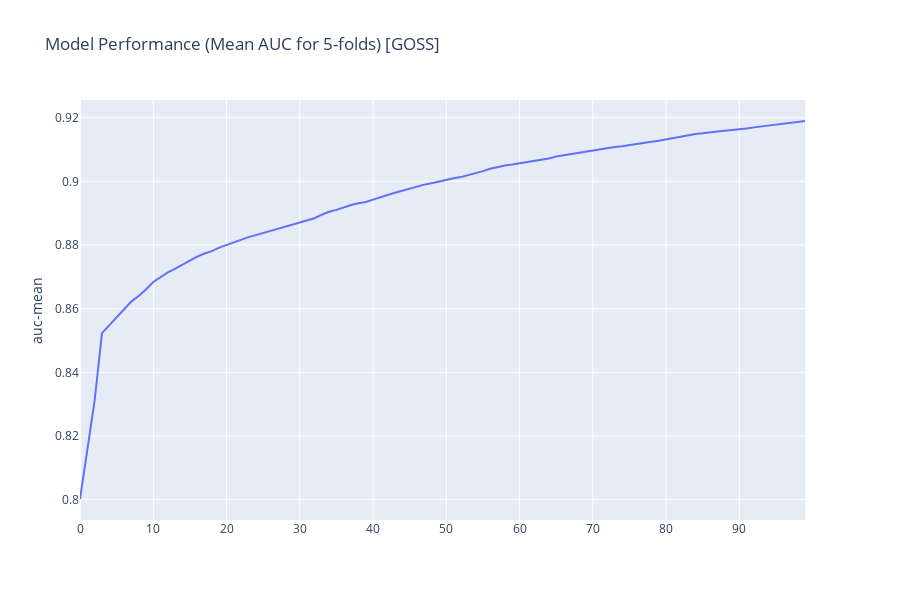

Here is the notebook cell this chart was saved with:
### Code cell
px.line(eval_hist, y='auc-mean', title=f"Model Performance (Mean AUC for 5-folds)")

### Figure 1 — Plotly figure (JSON) as saved in the notebook; plotly's stock layout.template omitted (floating-point values rounded to 4 significant figures)
{"data": [{"hoverlabel": {"namelength": 0}, "hovertemplate": "auc-mean=%{y}", "legendgroup": "", "line": {"color": "#636efa", "dash": "solid"}, "mode": "lines", "name": "", "showlegend": false, "type": "scatter", "xaxis": "x", "y": [0.8002, 0.816, 0.8312, 0.8523, 0.8547, 0.8573, 0.8597, 0.8622, 0.864, 0.866, 0.8684, 0.8699, 0.8714, 0.8726, 0.8739, 0.8752, 0.8764, 0.8773, 0.8781, 0.8792, 0.8801, 0.8809, 0.8818, 0.8825, 0.8831, 0.8837, 0.8843, 0.885, 0.8857, 0.8865, 0.8871, 0.8877, 0.8884, 0.8895, 0.8904, 0.891, 0.8919, 0.8926, 0.8931, 0.8935, 0.8942, 0.8951, 0.8957, 0.8964, 0.897, 0.8979, 0.8984, 0.899, 0.8994, 0.9, 0.9005, 0.901, 0.9013, 0.9019, 0.9026, 0.9032, 0.9039, 0.9045, 0.905, 0.9053, 0.9057, 0.9061, 0.9063, 0.9069, 0.9072, 0.9078, 0.9082, 0.9085, 0.9089, 0.9092, 0.9098, 0.9101, 0.9104, 0.9108, 0.911, 0.9114, 0.9119, 0.9121, 0.9124, 0.9127, 0.9132, 0.9135, 0.9139, 0.9144, 0.9149, 0.9151, 0.9154, 0.9157, 0.9159, 0.9161, 0.9163, 0.9166, 0.9169, 0.9172, 0.9174, 0.9177, 0.9181, 0.9184, 0.9187, 0.919], "yaxis": "y"}], "layout": {"height": 600, "legend": {"tracegroupgap": 0}, "title": {"text": "Model Performance (Mean AUC for 5-folds) [GOSS]"}, "xaxis": {"anchor": "y", "domain": [0, 0.98]}, "yaxis": {"anchor": "x", "domain": [0, 1], "title": {"text": "auc-mean"}}}}
